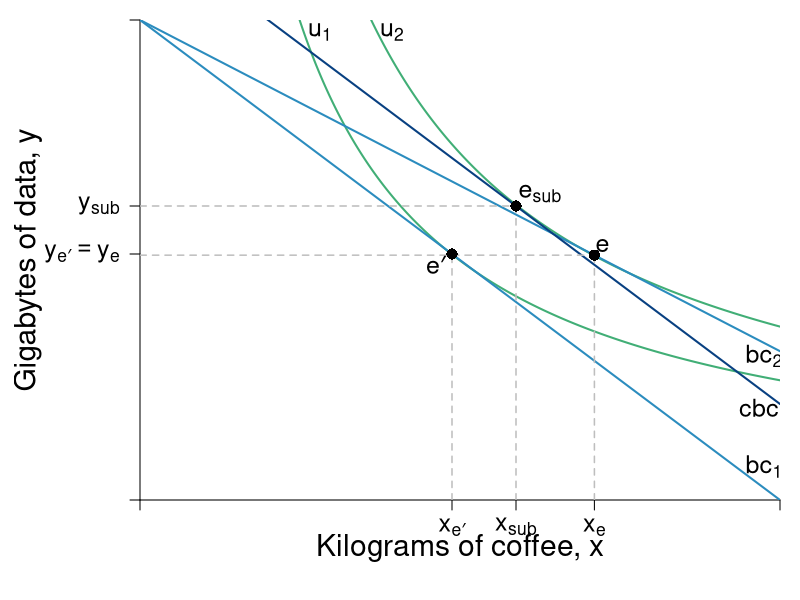

This chart was generated by the following R code:
#Graph Designer: Simon Halliday
#Authors: Bowles, Foley and Halliday
#Title: Coordination, Conflict and Competition: A Text in Microeconomics

library(shape)
pdf(file = "indmarketdemand/decomposition_cd.pdf", width = 8, height = 8)

#Set parameters for graphics
axislabelsize <- 1.8
labelsize <- 1.5
namesize <- 1.8
annotatesize <- 1.5
graphlinewidth <- 2
segmentlinewidth <- 1.5

COL <- c("#7fc97f", "#beaed4", "#fdc086", "#ffff99", "#386cb0", "#f0027f", "#bf5b17", "#666666")
COLA <- c("#e0f3db", "#99d8c9","#66c2a4","#41ae76", "#238b45", "#005824")
COLB <- c("#c6dbef", "#4eb3d3", "#2b8cbe", "#0868ac","#084081")
COLC <- c("#fcfbfd", "#efedf5", "#dadaeb", "#bcbddc", "#9e9ac8", "#807dba", "#6a51a3", "#54278f", "#3f007d")

#Edited the margins to cater for the larger LHS labels
par(mar =  c(5, 7, 1, 1))

#Original budget constraint and pivoted budget constraint

bc1 <- function(x) {
  40 - .5*x
}

bc2 <- function(x) {
  40 - .345*x
}

#Utility functions 

uFn <- function(x, y, alpha = 0.5){
  (x^alpha)*(y^(1-alpha))
}

#Compensated budget constraint parallel to bc1

cbc1 <- function(x, int = 48) {
  int - .5*x
}

#Add limits on axes and levels of utility for each indifference curve
ylims <- c(0, 40)
xlims <- c(0, 80)

npts <- 501 
x <- seq(xlims[1], xlims[2], length.out = npts)
y <- seq(ylims[1], ylims[2], length.out = npts) 

a <- c(28.25, 34) #alpha = 0.6

plot(0, 0, xlim = xlims, ylim = ylims, type = "n",
     xlab = expression(paste("")),
     ylab = expression(paste("")), 
     xaxt = "n", 
     yaxt = "n", 
     cex.lab = axislabelsize, 
     bty = "n", 
     xaxs="i", 
     yaxs="i"
)

#x and y limits with plain axes without ticks/numbers to match previous graph

ticksx <- c(0, 39, 47, 56.8, xlims[2])
xlabels <- c(NA, expression(paste(x[e*minute])), expression(paste(x[sub])) , expression(paste(x[e])), NA)
ticksy <- c(0, bc1(39), cbc1(47), ylims[2])
ylabels <- c(NA, expression(paste(y[e*minute] == y[e])), expression(paste(y[sub])), NA)

axis(1, at = ticksx,  pos = 0, labels = xlabels, cex.axis = labelsize)
axis(2, at = ticksy,  pos = 0, labels = ylabels, las = 1, cex.axis = labelsize)

npts <- 500 
xx1 <- seq(xlims[1], xlims[2], length.out = npts)
xx2 <- seq(0, xlims[2], length.out = npts)
xx3 <- seq(xlims[1], 0, length.out = npts)
xx4 <- seq(-11, 0, length.out = npts)

contour(x, y, 
        outer(x, y, uFn),
        drawlabels = FALSE,
        col = COLA[4],
        lwd = graphlinewidth,
        levels = a, 
        xaxs="i", 
        yaxs="i", 
        add = TRUE)

#Axis labels
#mtext(expression(paste("Kilograms of coffee, ", x)), side = 1, line = 2.5, cex = axislabelsize)
text(0.5*xlims[2], -4, expression(paste("Kilograms of coffee, ", x)), xpd = TRUE, cex = axislabelsize) 
text(-14, 0.5*ylims[2], expression(paste("Gigabytes of data, ", y)), xpd = TRUE, cex = axislabelsize, srt = 90) 

lines(xx1, bc1(xx1), col = COLB[3], lwd = graphlinewidth)
lines(xx1, bc2(xx1), col = COLB[3], lwd = graphlinewidth)
lines(xx1, cbc1(xx1), col = COLB[5], lwd = graphlinewidth)


#Label curves

text(22.5, 39, expression(u[1]), cex = labelsize)
text(31.5, 39, expression(u[2]), cex = labelsize)
text(78, 2.8, expression(bc[1]), cex = labelsize)
text(78, 12, expression(bc[2]), cex = labelsize)
text(78, 7.5, expression(cbc[1]), cex = labelsize)

#Label points e-sub, e, e'

text(47 + 3, cbc1(47) + 1, expression(paste(e[sub])), cex = labelsize)
segments(47, 0, 47, cbc1(x = 47), lty = 2, col = "gray", lwd = segmentlinewidth)
segments(0, cbc1(x = 47), 47, cbc1(47), lty = 2, col = "gray", lwd = segmentlinewidth)
points(47, cbc1(x = 47), pch = 16, col = "black", cex = 1.5)

text(57.8, bc2(56.8)+.8, expression(paste("e")), cex = labelsize)
segments(56.8, 0, 56.8, bc2(x = 56.8), lty = 2, col = "gray", lwd = segmentlinewidth)
segments(0, bc2(x = 56.8), 56, bc2(x = 56.8), lty = 2, col = "gray", lwd = segmentlinewidth)
points(56.8, bc2(x = 56.8), pch = 16, col = "black", cex = 1.5)

text(39 - 2, bc1(39) - .9, expression(paste(e*minute)), cex = labelsize)
segments(39, 0, 39, bc1(x = 39), lty = 2, col = "gray", lwd = segmentlinewidth)
points(39, bc1(x = 39), pch = 16, col = "black", cex = 1.5)


#Label y-sub,x-sub,etc. on axes

#text(37.5, -.9, expression(paste(x[sub])), xpd = TRUE, cex = labelsize)
#text(40.8, -.9, expression(paste(x[e'])),  xpd = TRUE,  cex = labelsize)
#text(56.9, -.9, expression(paste(x[e])),  xpd = TRUE, cex = labelsize)

#text(-2, cbc1(47), expression(paste(y[sub])), xpd = TRUE, cex = labelsize)
#text(-2, bc1(39) + .5, expression(paste(y[e*minute] == y[e])),  xpd = TRUE,  cex = labelsize)
#text(-2, bc1(39) - 1, expression(paste(y[e])),  xpd = TRUE, cex = labelsize)



dev.off()
